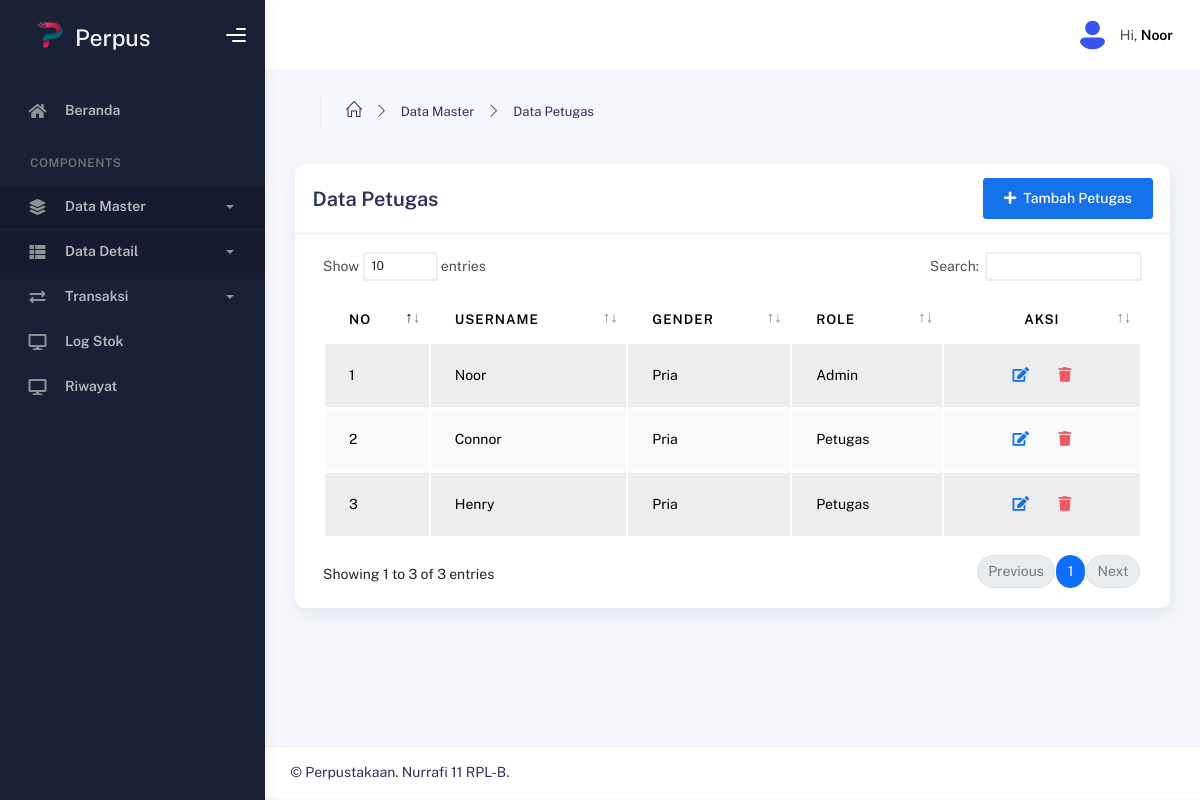
/Data_Master/Data_Petugas.php (signed in), run on the app's committed database.
### tables this page shows
CREATE TABLE `petugas` (
  `Id_petugas` varchar(225) NOT NULL,
  `Username` varchar(30) NOT NULL,
  `Password` varchar(225) NOT NULL,
  `JenisKelamin` varchar(30) NOT NULL,
  `Role` enum('Admin','Petugas') NOT NULL
);

### Data_Master/Data_Petugas.php (the view, shortened to what this page needs)
<?php
include "header_datatable.php";
?>
<div class="container">
  <div class="page-inner">
    <div class="page-header">
      <ul class="breadcrumbs mb-3">
        <li class="nav-home">
          <a href="../index.php">
            <i class="icon-home"></i>
          </a>
        </li>
        <li class="separator">
          <i class="icon-arrow-right"></i>
        </li>
        <li class="nav-item">
          <a href="">Data Master</a>
        </li>
        <li class="separator">
          <i class="icon-arrow-right"></i>
        </li>
        <li class="nav-item">
          <a href="Data_Petugas.php">Data Petugas</a>
        </li>
      </ul>
    </div>
    <div class="row">
      <div class="col-md-12">
        <div class="card">
          <div class="card-header d-flex justify-content-between align-items-center">
            <h4 class="card-title">Data Petugas</h4>
            <a class="btn btn-primary" href="Create_Petugas.php"><i class="fas fa-plus me-2"></i>Tambah Petugas</a>
          </div>
          <div class="card-body">
            <div class="table-responsive">
              <table id="basic-datatables" class="display table table-striped table-hover">
                <thead>
                  <tr>
                    <th>No</th>
                    <th>Username</th>
                    <th>Gender</th>
                    <th>Role</th>
                    <th class="justify-align-center text-center">Aksi</th>
                  </tr>
                </thead>
                <tbody class="table-light">
                  <?php
                  include "../koneksi.php";
                  $Petugas = $koneksi->query("SELECT * FROM petugas");
                  $no = 1;
                  foreach ($Petugas as $data):
                    ?>
                    <tr>
                      <td><?= $no++ ?></td>
                      <td><?= htmlspecialchars($data['Username']) ?></td>
                      <td><?= htmlspecialchars($data['JenisKelamin']) ?></td>
                      <td><?= htmlspecialchars($data['Role']) ?></td>
                      <td class="text-center">
                        <button type="button" class="btn btn-link btn-primary btn-sm" data-bs-toggle="modal"
                          data-bs-target="#edit<?= $data['Id_petugas'] ?>">
                          <i class="fa fa-edit fa-lg"></i>
                        </button>
                        <button type="button" class="btn btn-link btn-danger btn-sm" data-bs-toggle="modal"
                          data-bs-target="#hapus<?= $data['Id_petugas'] ?>">
                          <i class="fa fa-trash fa-lg"></i>
                        </button>
                      </td>
                    </tr>
                  <?php endforeach ?>
                </tbody>
              </table>
            </div>
          </div>
        </div>
      </div>
    </div>
  </div>
</div>
<?php
include "footer_datatable.php";
?>

### data on the page
petugas: Username "Noor", JenisKelamin "Pria", Role "Admin"
petugas: Username "Connor", JenisKelamin "Pria", Role "Petugas"
petugas: Username "Henry", JenisKelamin "Pria", Role "Petugas"

### other printed values
$_SESSION['Username'] "Noor"
